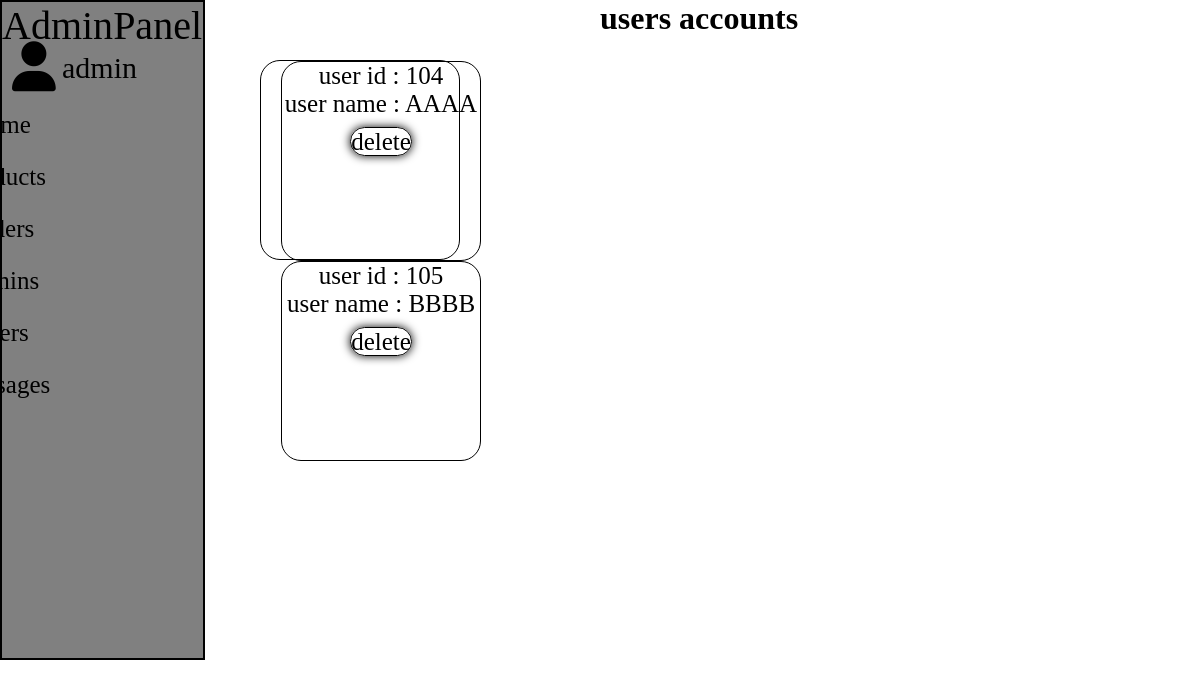
The page /users_accounts.php (signed in) on the database its author committed.
### tables this page shows
CREATE TABLE `users` (
  `id` int(100) NOT NULL,
  `name` varchar(20) NOT NULL,
  `email` varchar(50) NOT NULL,
  `password` varchar(50) NOT NULL
);

### users_accounts.php (the view, shortened to what this page needs)
<?php
include 'connect.php';
?>
<!DOCTYPE html>
<html lang="en">
<head>
</head>
<body>
<?php include 'admin_header.php' ?>
<h1>users accounts</h1>
<section class="accounts">
<div class="box-container">
<div class="box">
<?php
$select_account = $conn->prepare("SELECT * FROM `users`");
$select_account->execute();
if($select_account->rowCount() > 0){
while($fetch_accounts = $select_account->fetch(PDO::FETCH_ASSOC)){
?>
<div class="box">
<p>user id : <?= $fetch_accounts['id']; ?></p>
<p>user name : <?= $fetch_accounts['name']; ?></p>
<a href="users_accounts.php?delete=<?=$fetch_accounts['id']; ?>" onclick="return confirm('delete this accounts');" class="delete">delete</a>
</div>
<?php
}
}else{
echo '<p class="empty">no accounts available</p>';
}
?>
</div>
</section>
</body>
</html>

### admin_header.php (shortened to what this page needs)
<header>
  <section class="flex">
  <a href="dashboard.php" class="logo">Admin<span>Panel</span></a>
<nav class="navbar">
<a href="dashboard.php">home</a>
<a href="products.php">products</a>
<a href="placed_orders.php">orders</a>
<a href="admin_accounts.php">admins</a>
<a href="users_accounts.php">users</a>
<a href="messages.php">messages</a>
</nav>
<div class="icons">
<div id="user-btn" class="fas fa-user"></div>
</div>
<div class="name">
          <?php
$select_profile = $conn->prepare("SELECT * FROM `admins` WHERE id = ?");
$select_profile->execute([$admin_id]);
$fetch_profile = $select_profile->fetch(PDO::FETCH_ASSOC);
?>
<p><?= $fetch_profile['name']; ?></p>
      </div>
  </section>
</header>

### users_accounts.php (style rules this page uses)
* { padding:0; margin:0; box-sizing:border-box; }
html { overflow-x:hidden; }
body h1 { display:flex; align-items:center; justify-content:center; position:absolute; top:0; left:50%; }
.accounts { display:flex; align-items:center; justify-content:center; position:absolute; top:60px; left:20vw; }
.box-container { display:flex; align-items:center; justify-content:center; flex-wrap:wrap; }
.box { margin:0px 20px; text-align:center; border:1px solid black; width:200px; height:200px; border-radius:20px; font-size:25px; }
.delete { position:relative; top:10px; text-decoration:none; color:black; border:1px solid black; width:100px; height:20px; transition:0.5s; border-radius:20px; box-shadow:0 0px 10px 0 black; }

### admin_header.php (style rules this page uses)
* { margin:0; padding:0; box-sizing:border-box; }
:root { --index: calc(1vw + 1vh); }
header { width:205px; height:660px; background:grey; border:2px solid black; }
.logo { text-decoration:none; color:black; background:grey; font-size:40px; }
.flex .navbar a { position:relative; top:50px; width:0px; text-decoration:none; color:black; font-size:25px; display:flex; line-height:2em; align-items:center; justify-content:center; border:1px solid grey; transition:0.5s; }
.name { color:black; text-decoration:none; position:relative; left:60px; top:-360px; display:flex; font-size:30px; }
#user-btn { font-size:50px; position:relative; left:10px; transition:0.5s; top:-320px; }

### rows shown on the page
users: id "104", name "AAAA"
users: id "105", name "BBBB"

### other values the page prints
$fetch_profile['name'] "admin"
